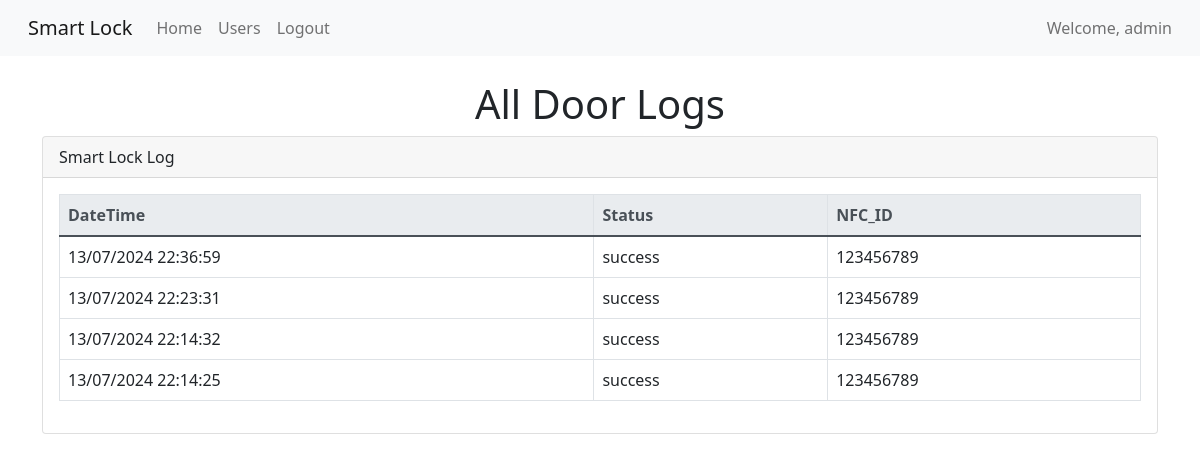
Page /door_logs (signed in) on the earlier database version.
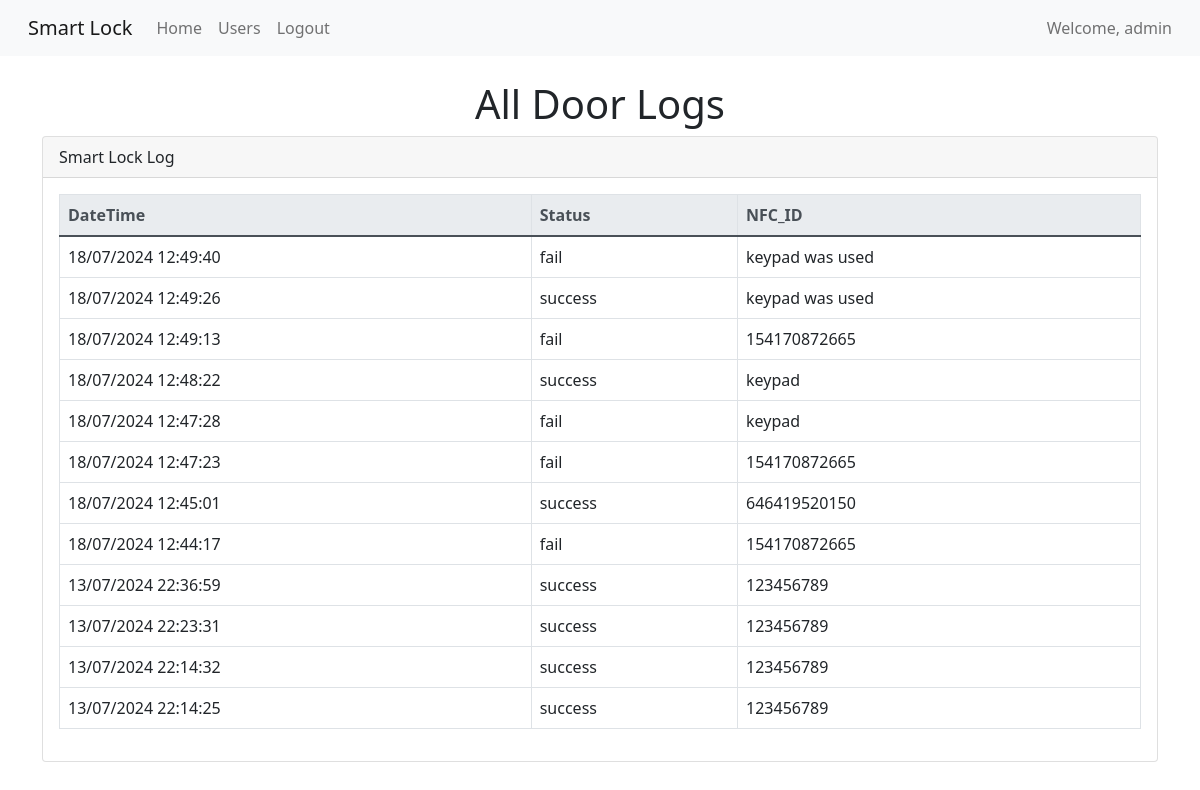
Same page on the later database version.
### models.py (models this page shows, shortened)
class User(db.Model, UserMixin):
    __tablename__ = 'user'
    id = db.Column(db.Integer, primary_key=True)
    name = db.Column(db.String(150), nullable=False)
    username = db.Column(db.String(150), unique=True, nullable=False)
    password_hash = db.Column(db.String(150), nullable=False)
    nfc_tags = db.relationship('NfcTag', backref='user', lazy=True)

class DoorLog(db.Model):
    __tablename__ = 'door_log'
    id = db.Column(db.Integer, primary_key=True)
    nfc_id = db.Column(db.Integer, db.ForeignKey('nfc_tag.nfc_id'), nullable=False)
    timestamp = db.Column(db.DateTime, default=datetime.utcnow, nullable=False)
    status = db.Column(db.String(150), nullable=False)

### app.py (the view)
@app.route('/door_logs')
@login_required
def logs():
    logs = DoorLog.query.order_by(DoorLog.timestamp.desc()).all()
    return render_template('door_logs.html', logs=logs)

### app.py (called while the page is built)
@login_manager.user_loader
def load_user(user_id):
    return User.query.get(int(user_id))

@app.context_processor
def inject_user():
    return dict(current_user=current_user)

### templates/door_logs.html
{% extends "base.html" %}
{% block content %}
    <div class="row my-3">
        <div class="col-12">
            <h1 class="text-center">All Door Logs</h1>
            <div class="card">
                <div class="card-header">
                    Smart Lock Log
                </div>
                <div class="card-body">
                    <table class="table table-bordered">
                        <thead class="thead-light">
                            <tr>
                                <th scope="col">DateTime</th>
                                <th scope="col">Status</th>
                                <th scope="col">NFC_ID</th>
                            </tr>
                        </thead>
                        <tbody>
                            {% for log in logs %}
                                <tr>
                                    <td>{{ log.timestamp.strftime('%d/%m/%Y %H:%M:%S') }}</td>
                                    <td>{{ log.status }}</td>
                                    <td>{{ log.nfc_id }}</td>
                                </tr>
                            {% endfor %}
                        </tbody>
                    </table>
                </div>
            </div>
        </div>
    </div>
{% endblock %}

### templates/base.html (shortened to what this page needs)
<!DOCTYPE html>
<html lang="en">
<head>
    <link rel="stylesheet" type="text/css" href="{{ url_for('static', filename='css/bootstrap/bootstrap.min.css') }}">
</head>
<body>
<nav class="navbar navbar-expand-lg navbar-light bg-light">
    <div class="container-fluid">
        <a class="navbar-brand" href="{{ url_for('index') }}">Smart Lock</a>
        <div class="collapse navbar-collapse justify-content-between" id="navbarNav">
            <ul class="navbar-nav">
                {% if current_user.is_authenticated %}
                    <li class="nav-item"><a class="nav-link" href="{{ url_for('index') }}">Home</a></li>
                    <li class="nav-item"><a class="nav-link" href="{{ url_for('manage_users') }}">Users</a></li>
                    <li class="nav-item"><a class="nav-link" href="{{ url_for('logout') }}">Logout</a></li>
                {% else %}
                    <li class="nav-item"><a class="nav-link" href="{{ url_for('login') }}">Login</a></li>
                {% endif %}
            </ul>
            {% if current_user.is_authenticated %}
                <span class="navbar-text">
                    Welcome, {{ current_user.username }}
                </span>
            {% endif %}
        </div>
    </div>
</nav>
<div class="container mt-4">
    {% block content %}{% endblock %}
</div>
<link href="https://cdn.jsdelivr.net/npm/bootstrap@5.0.2/dist/css/bootstrap.min.css" rel="stylesheet"
>
</body>
</html>

Differences in the rows shown:
added DoorLog: timestamp "18/07/2024 12:49:40", status "fail", nfc_id "keypad was used"
added DoorLog: timestamp "18/07/2024 12:49:26", status "success", nfc_id "keypad was used"
added DoorLog: timestamp "18/07/2024 12:49:13", status "fail", nfc_id "154170872665"
added DoorLog: timestamp "18/07/2024 12:48:22", status "success", nfc_id "keypad"
added DoorLog: timestamp "18/07/2024 12:47:28", status "fail", nfc_id "keypad"
added DoorLog: timestamp "18/07/2024 12:47:23", status "fail", nfc_id "154170872665"
added DoorLog: timestamp "18/07/2024 12:45:01", status "success", nfc_id "646419520150"
added DoorLog: timestamp "18/07/2024 12:44:17", status "fail", nfc_id "154170872665"
